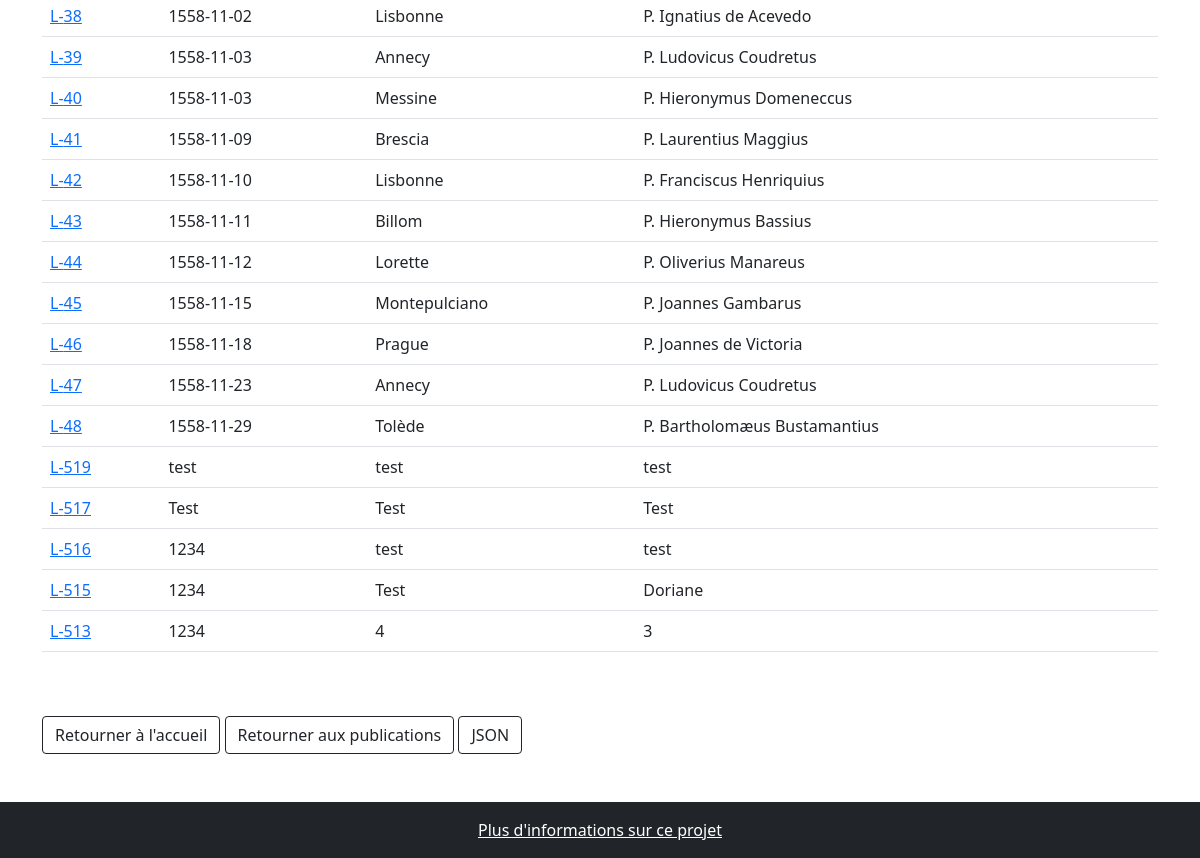
The app's page /publications/1 (lower part), older data.
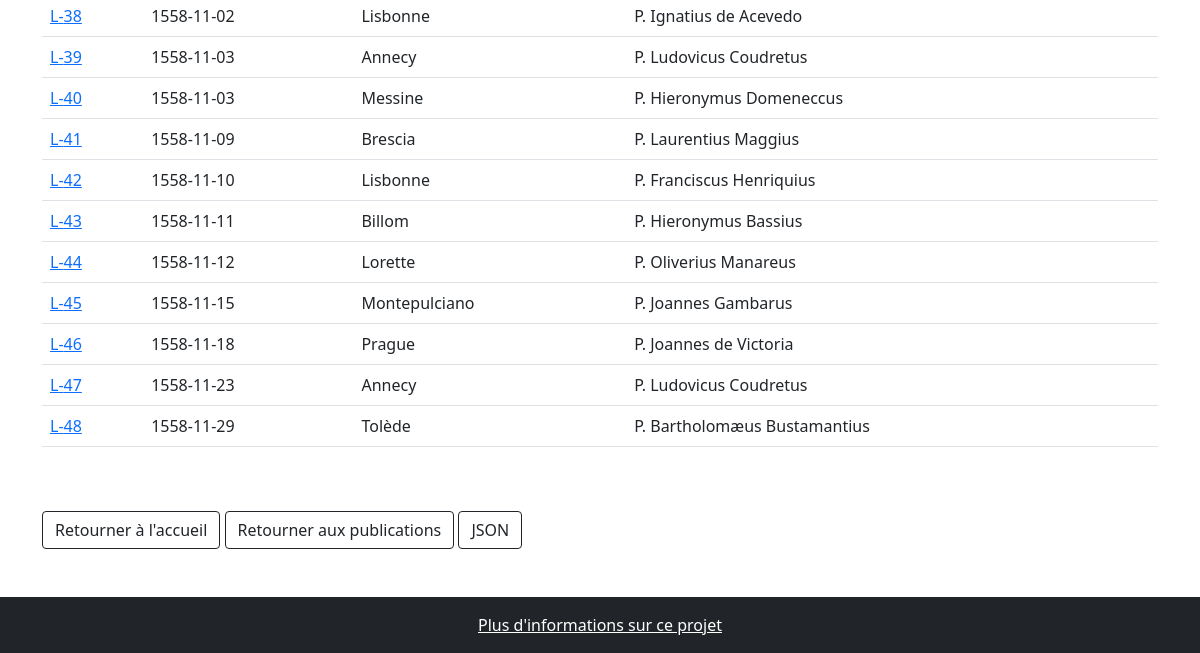
The same page, newer data.
### correspondance/modeles/donnees.py (models this page shows, shortened)
class Lettre(db.Model):
    __tablename__ = "lettre"
    lettre_id = db.Column(db.Integer, unique=True, nullable=False, primary_key=True, autoincrement=True)
    lettre_date = db.Column(db.Text, nullable=False)
    lettre_numero = db.Column(db.Text)
    lettre_redacteur = db.Column(db.Text)
    lettre_lieu = db.Column(db.Text)
    lettre_volume = db.relationship("Publication", secondary=Source, backref=db.backref("Lettre", lazy='dynamic'))
    transcription_texte: List["Transcription"] = db.relationship("Transcription", back_populates="lettre",
                                                                 cascade="all,delete")
    contributions = db.relationship("Contribution", back_populates="lettre")

### correspondance/routes/generic.py (the view)
@app.route('/publications/<int:publication_id>', methods=["POST", "GET"])
def unique_publication(publication_id):
    unique_publication = Publication.query.get(publication_id)
    lettres = Lettre.query.join(Lettre.lettre_volume).filter(Publication.publication_id == publication_id).all()
    return render_template('pages/publication.html', nom="Correspondance jésuite", publication=unique_publication,
                           lettres=lettres)

### correspondance/templates/pages/publication.html (shortened to what this page needs)
{% extends "conteneur.html" %}
{% block corps %}
    {% if publication %}
<div>
    <table class="table">
        <tbody>
        {% for lettre in lettres %}
        <tr width=40% >
            <td><a href={{url_for('unique_lettre',lettre_id=lettre.lettre_id)}}>L-{{lettre.lettre_id}}</a></td>
                            <td>{{lettre.lettre_date}}</td>
                            <td>{{lettre.lettre_lieu}}</td>
                            <td>{{lettre.lettre_redacteur}}</td>
        </tr>
        {% endfor %}
        </tbody>
    </table>
</div>
    {% else %}
    <div>
        <p>Cette publication n'existe pas ou plus dans notre base de données.</p>
    </div>
    {% endif %}
<br/>
<br/>
    <a class="btn btn-outline-dark" role="button" href="{{url_for('accueil')}}">Retourner à l'accueil</a>
    <a class="btn btn-outline-dark" role="button" href="{{url_for('publications')}}">Retourner aux publications</a>
    {% if publication %}
        <a class="btn btn-outline-dark" role="button"
           href="{{url_for('api_publication_unique', publication_id = publication.publication_id)}}">JSON</a>
    {% endif %}
<br/>
<br/>
<br/>
{% endblock %}

Row changes from the older to the newer data that the page shows:
removed Lettre: lettre_id "519", lettre_date "test", lettre_lieu "test", lettre_redacteur "test"
removed Lettre: lettre_id "517", lettre_date "Test", lettre_lieu "Test", lettre_redacteur "Test"
removed Lettre: lettre_id "516", lettre_date "1234", lettre_lieu "test", lettre_redacteur "test"
removed Lettre: lettre_id "515", lettre_date "1234", lettre_lieu "Test", lettre_redacteur "Doriane"
removed Lettre: lettre_id "513", lettre_date "1234", lettre_lieu "4", lettre_redacteur "3"
